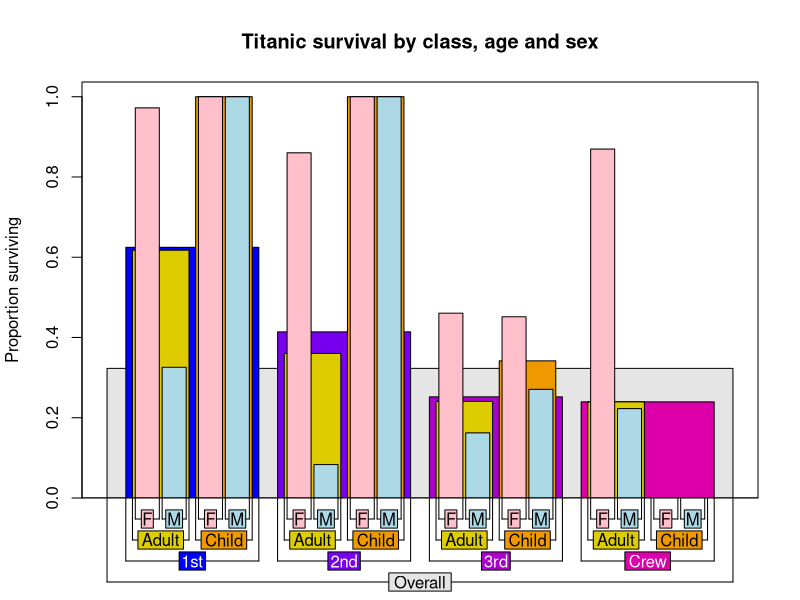
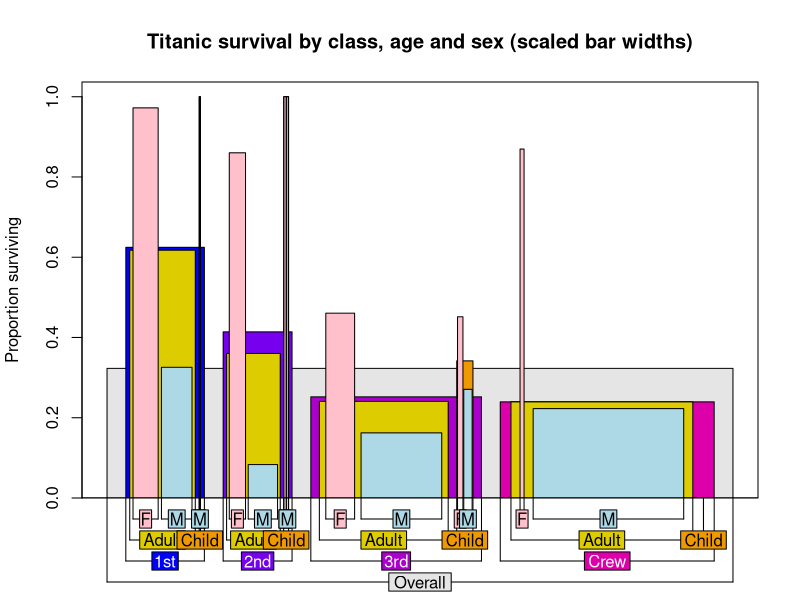
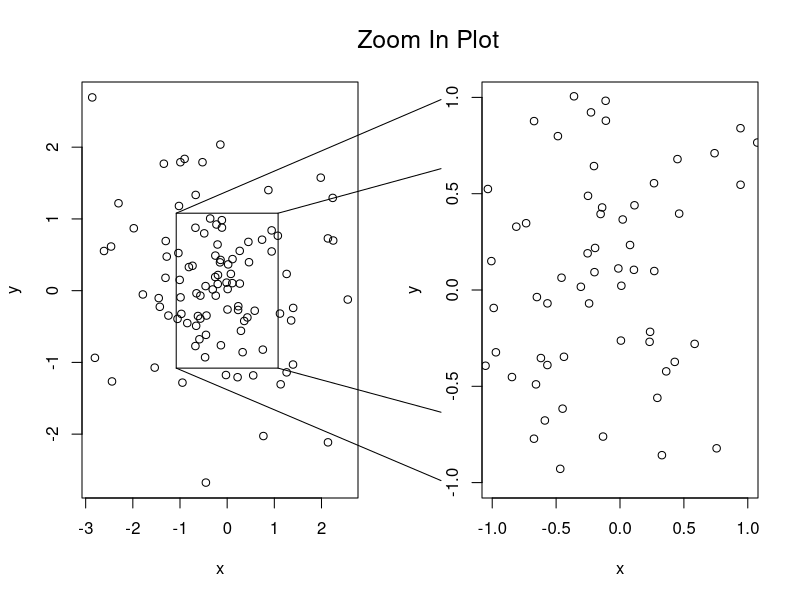
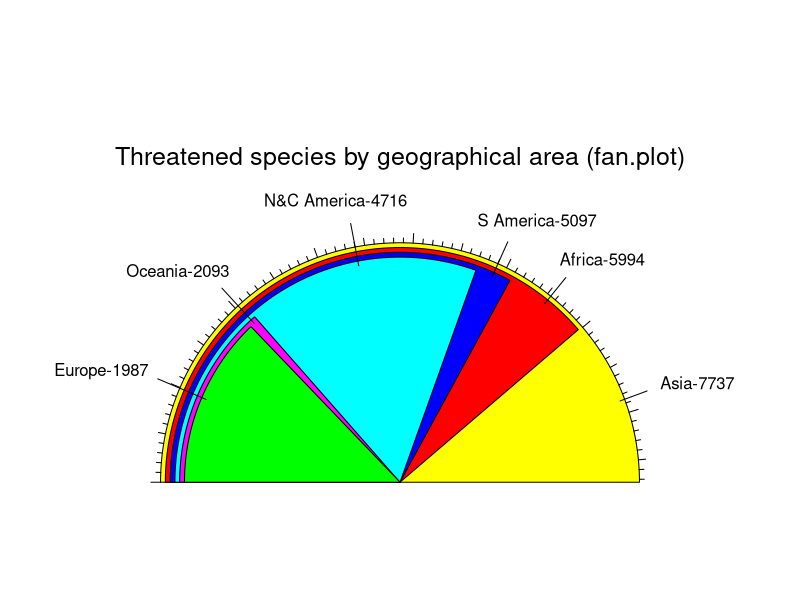
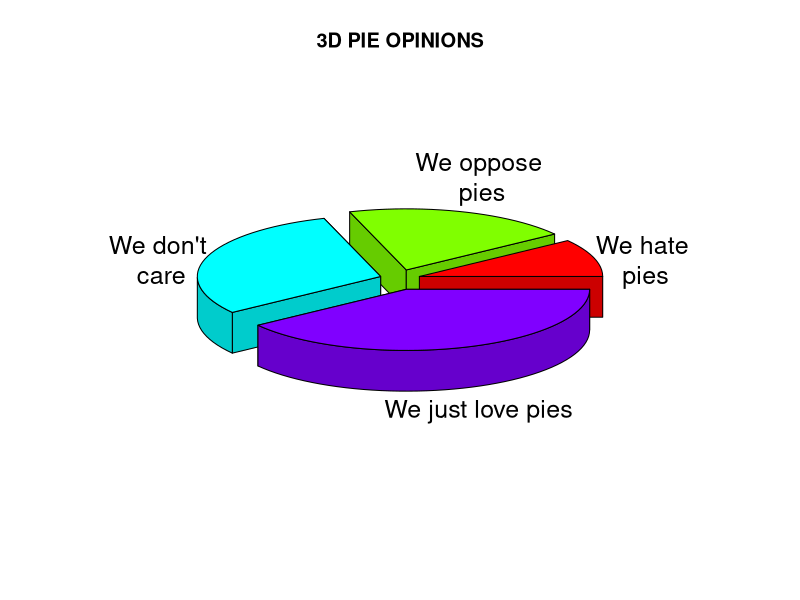
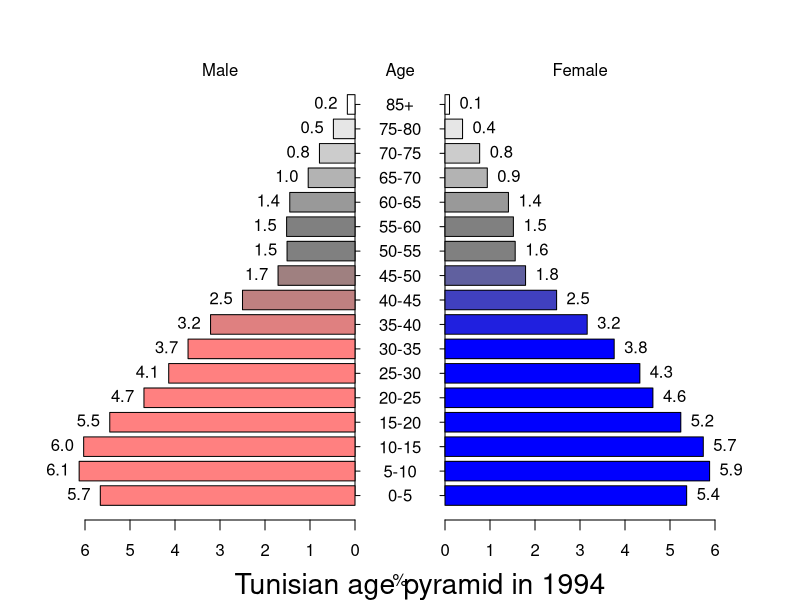

Reproduce these figures in R, in order.
## ---- chunk 1
  library(plotrix)
## ---- chunk 2
knitr::opts_chunk$set(echo = TRUE)
## ---- chunk 3
titanic<-data.frame(
class=c(rep("1st",325),rep("2nd",285),rep("3rd",706),rep("Crew",885)),
age=c(rep("Adult",319),rep("Child",6),rep("Adult",261),rep("Child",24),
rep("Adult",627),rep("Child",79),rep("Adult",885)),
sex=c(rep("M",175),rep("F",144),rep("M",5),rep("F",1),
rep("M",168),rep("F",93),rep("M",11),rep("F",13),
rep("M",462),rep("F",165),rep("M",48),rep("F",31),
rep("M",862),rep("F",23)),
survived=c(rep("Yes",57),rep("No",118),rep("Yes",140),rep("No",4),rep("Yes",6),
rep("Yes",14),rep("No",154),rep("Yes",80),rep("No",13),rep("Yes",24),
rep("Yes",75),rep("No",387),rep("Yes",76),rep("No",89),
rep("Yes",13),rep("No",35),rep("Yes",14),rep("No",17),
rep("Yes",192),rep("No",670),rep("Yes",20),rep("No",3)))
require(plotrix)

titanic.colors<-list("gray90",c("#0000ff","#7700ee","#aa00cc","#dd00aa"),
c("#ddcc00","#ee9900"),c("pink","lightblue"))

barNest(survived~class+age+sex,titanic,col=titanic.colors,showall=TRUE,
main="Titanic survival by class, age and sex",ylab="Proportion surviving",
FUN=c("propbrk","binciWu","binciWl","valid.n"),shrink=0.15,trueval="Yes")
## ---- chunk 4
barNest(survived~class+age+sex,titanic,col=titanic.colors,showall=TRUE,
main="Titanic survival by class, age and sex (scaled bar widths)",
ylab="Proportion surviving",FUN=c("propbrk","binciWu","binciWl","valid.n"),
shrink=0.15,trueval="Yes",Nwidths=TRUE)
## ---- chunk 5
zoomInPlot(rnorm(100),rnorm(100),rxlim=c(-1,1),rylim=c(-1,1),
  zoomtitle="Zoom In Plot",titlepos=-1.5)
## ---- chunk 6
iucn.df<-data.frame(area=c("Africa","Asia","Europe","N&C America",
"S America","Oceania"),threatened=c(5994,7737,1987,4716,5097,2093))
fan.plot(iucn.df$threatened,max.span=pi,
labels=paste(iucn.df$area,iucn.df$threatened,sep="-"),
main="Threatened species by geographical area (fan.plot)",ticks=276)
## ---- chunk 7
pieval<-c(2,4,6,8)
pielabels<-
c("We hate\n pies","We oppose\n pies","We don't\n care","We just love pies")
# grab the radial positions of the labels
lp<-pie3D(pieval,radius=0.9,labels=pielabels,explode=0.1,main="3D PIE OPINIONS")
## ---- chunk 8
x<-c(5.66,6.13,6.03,5.45,4.69,4.14,3.71,3.21,2.5,1.71,1.51,1.52,1.45,1.04,0.79,0.48,0.17)
y<-c(5.37,5.88,5.74,5.24,4.62,4.33,3.76,3.16,2.48,1.79,1.56,1.52,1.41,0.94,0.77,0.39,0.1)


agelabels<-c("0-5","5-10","10-15","15-20","20-25","25-30","30-35","35-40","40-45","45-50","50-55","55-60","60-65","65-70","70-75","75-80","85+")

fcol<-color.gradient(c(0,0,0.5,1),c(0,0,0.5,1),c(1,1,0.5,1),17)
mcol<-color.gradient(c(1,1,0.5,1),c(0.5,0.5,0.5,1),c(0.5,0.5,0.5,1),17)

par(mar=pyramid.plot(x,y,labels=agelabels,lxcol=mcol,rxcol=fcol,show.values=TRUE))
title(sub="Tunisian age pyramid in 1994",cex.sub=1.7)
